Frame 1 (no input): blank canvas, image omitted
Frame 60 (no input): blank canvas, image omitted
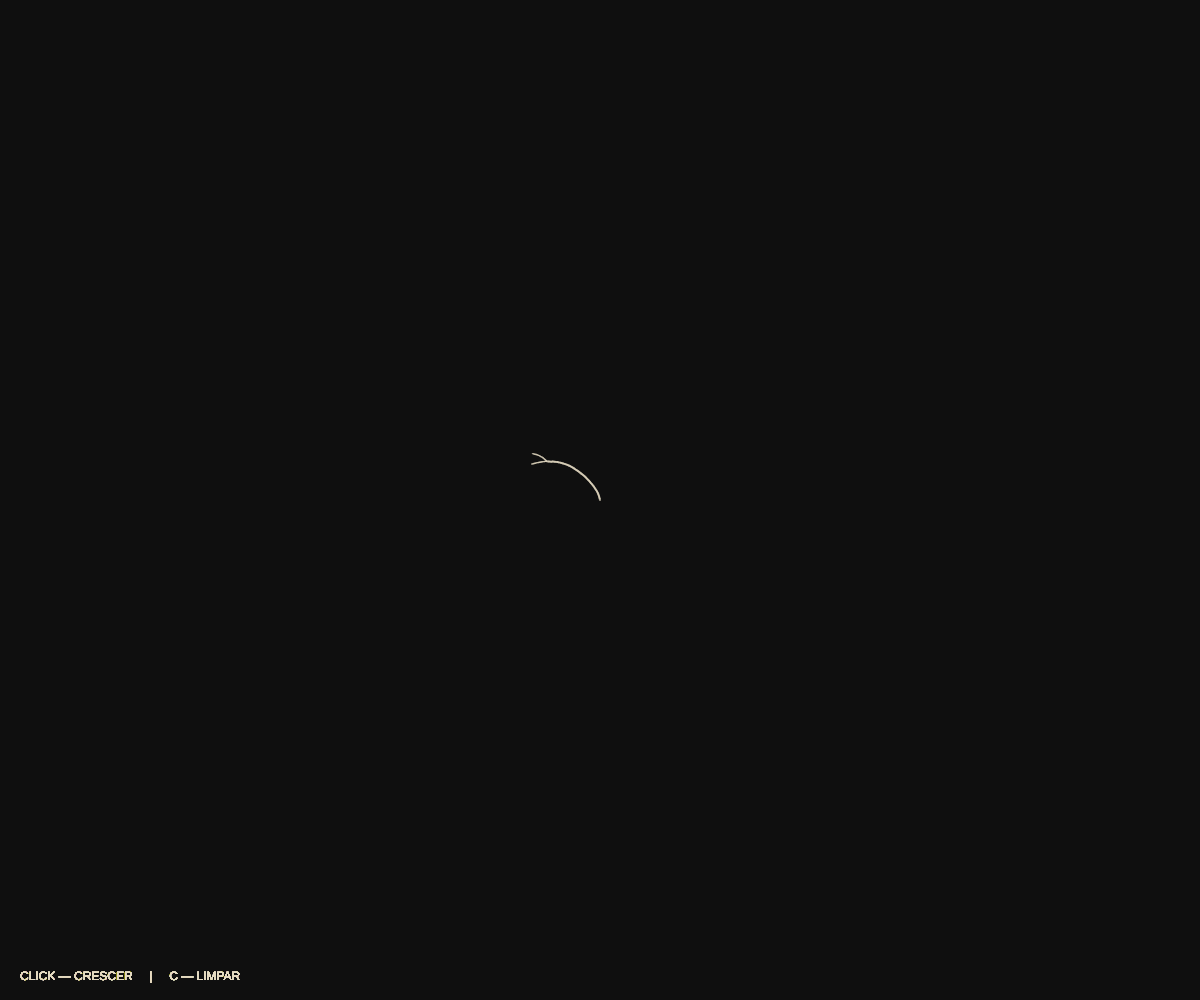
Frame 120 (the mouse pressed at the canvas centre since frame 60)

The p5.js sketch whose frames 1 and 60 were blank and that drew this single picture after the mouse press (run headless with seeded random() and noise() and a simulated clock; from frame 60 on, the mouse is pressed at the canvas centre):

// p5.js sketch
// ── sketch.js
let branches = [];

function setup() {
  createCanvas(windowWidth, windowHeight);
  background(15);
}

function draw() {
  for (let i = branches.length - 1; i >= 0; i--) {
  let b = branches[i], a = atan2(mouseY-b.y, mouseX-b.x);
  b.angle += (a-b.angle)*0.01 + random(-0.08,0.08);

  let x = b.x + cos(b.angle)*b.speed;
  let y = b.y + sin(b.angle)*b.speed;

  stroke(230,220,195,180);
  strokeWeight(b.weight);
  line(b.x,b.y,x,y);

  b.x=x; b.y=y; b.length++;

  if (b.length > b.max) {
  if (random() > 0.4)
  for (let j=0; j<2; j++)
  branches.push({
  x:b.x, y:b.y,
  angle:b.angle+random(-0.8,0.8),
  speed:random(1,2),
  weight:b.weight*0.7,
  length:0, max:random(35,65)
  });
  branches.splice(i,1);
  }
  }

  noStroke();
  fill(230,220,195,130);
  textSize(12);
  text("CLICK — CRESCER     |     C — LIMPAR",20,height-20);
}

function mousePressed() {
  branches.push({
  x:mouseX, y:mouseY,
  angle:random(TWO_PI),
  speed:1.5, weight:2,
  length:0, max:random(40,70)
  });
}

function keyPressed() {
  if (key==='c' || key==='C') {
  background(15);
  branches=[];
  }
}

function windowResized() {
  resizeCanvas(windowWidth,windowHeight);
  background(15);
}
